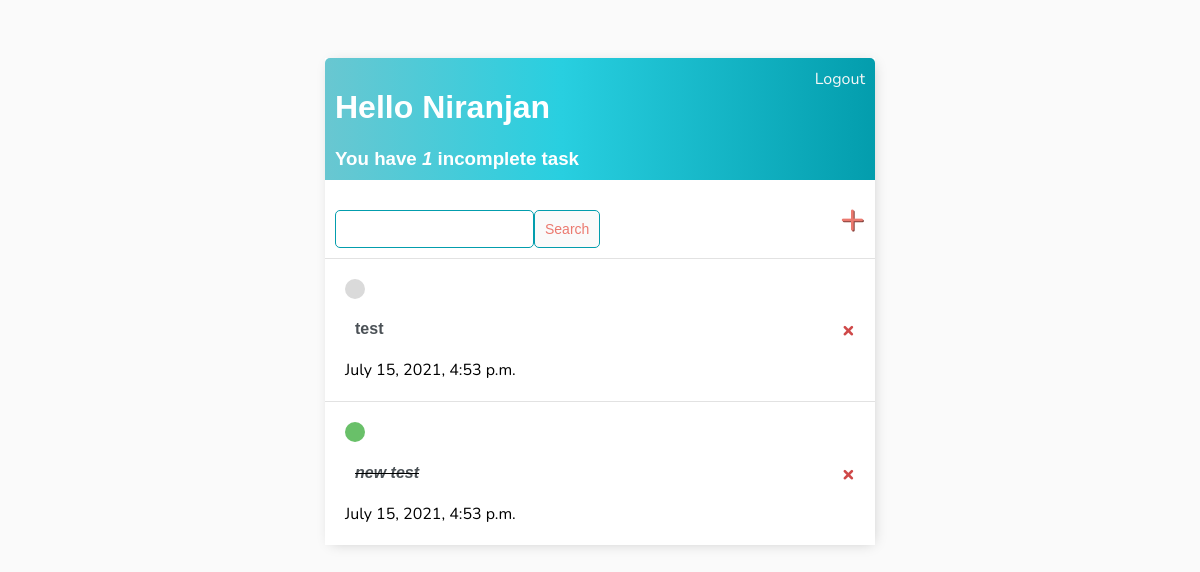
Screenshot of / (signed in) with the database file from the repository.
### base/models.py (models this page shows)
class Task(models.Model):
    user = models.ForeignKey(
        User, on_delete=models.CASCADE, null=True, blank=True)
    title = models.CharField(max_length=200)
    description = models.TextField(null=True, blank=True)
    complete = models.BooleanField(default=False)
    created = models.DateTimeField(auto_now_add=True)
    def __str__(self):
        return self.title
    class Meta:
        ordering = ['complete']

### base/views.py (the view)
# urls.py: path('', TaskList.as_view(), name='tasks'),
class TaskList(LoginRequiredMixin, ListView):
    model = Task
    context_object_name = 'tasks'
    def get_context_data(self, **kwargs):
        context = super().get_context_data(**kwargs)
        context['tasks'] = context['tasks'].filter(user=self.request.user)
        context['count'] = context['tasks'].filter(complete=False).count()
        search_input = self.request.GET.get('search-area') or ''
        if search_input:
            context['tasks'] = context['tasks'].filter(
                title__startswith=search_input)
            context['search_input'] = search_input
        return context

### base/templates/base/task_list.html
{% extends 'base/main.html' %}
{% block content %}
<div class="header-bar">
    <div>
        <h1>Hello {{request.user|title}}</h1>
        <h3 style="margin:0 ">You have <i>{{count}}</i> incomplete task{{ count|pluralize:"s" }}</h3>
    </div>
    {% if request.user.is_authenticated %}
    <a href="{% url 'logout' %}">Logout</a>
    {% else %}
    <a href="{% url 'login' %}">Login</a>
    {% endif %}
</div>
<div id="search-add-wrapper">
    <form action="" method="GET" style="margin-top :20px;display:flex;">
        <input type="text" name="search-area" value="{{search_input}}">
        <input class="button" type="submit" value="Search">
    </form>
    <a href="{% url 'task-create' %}" id="add-link">&#x2b;</a>
</div>
<div class="task-items-wrapper">
    {% for task in tasks %}
    <div class="task-wrapper">
        {% if task.complete %}
            <div class="task-title">
                <div class="task-complete-icon"></div>
                <h4><i><s><a href="{% url 'task-update' task.id %}">{{task}}</a></s></i></h4>
                {{task.created}}
            </div>
            <a class="delete-link" href="{% url 'task-delete' task.id %}">&#215;</a>
        {% else %}
            <div class="task-title">
                <div class="task-incomplete-icon"></div>
                <h4><a href="{% url 'task-update' task.id %}">{{task}}</a></h4>
                {{task.created}}
            </div>
            <a class="delete-link" href="{% url 'task-delete' task.id %}">&#215;</a>
        {% endif %}
    </div>
    {% empty %}
    <h3>No items in the list</h3>
    {% endfor %}
</div>
{% endblock content %}

### base/static/css/main.css (style rules this page uses)
body { background-color: #fafafa; font-family: "Nunito", sans-serif; padding-top: 50px; }
h1, h2, h3, h4, h5, h6 { font-family: "Raleway", sans-serif; }
a, p { color: #4b5156; }
.header-bar { display: flex; justify-content: space-between; color: #fff; padding: 10px; border-radius: 5px 5px 0 0; background: linear-gradient(90deg, #69c7d1 0%, #28cfe0 43%, #039dad 100%); }
.header-bar a { color: rgb(247, 247, 247); text-decoration: none; }
.task-wrapper { display: flex; align-items: center; justify-content: space-between; padding: 20px; background-color: #fff; border-top: 1px solid rgb(226, 226, 226); }
.task-title a { text-decoration: none; color: #4b5156; margin-left: 10px; }
.task-complete-icon { height: 20px; width: 20px; background-color: rgb(105, 192, 105); border-radius: 50%; }
.task-incomplete-icon { height: 20px; width: 20px; background-color: rgb(218, 218, 218); border-radius: 50%; }
.delete-link { text-decoration: none; font-weight: 900; color: #cf4949; font-size: 22px; line-height: 0; }
#search-add-wrapper { display: flex; justify-content: space-between; align-items: center; padding: 10px; }
#add-link { color: #eb796f; text-decoration: none; font-size: 42px; text-shadow: 1px 1px #81413b; }
input[type="text"], input[type="password"], textarea { border: 1px solid #039dad; border-radius: 5px; padding: 10px; width: 90%; }
.button { border: 1px solid #039dad; background-color: #fafafa; color: #eb796f; padding: 10px; font-size: 14px; border-radius: 5px; cursor: pointer; text-decoration: none; }

### rows the page displays
Task: title "test", created "July 15, 2021, 4:53 p.m."
Task: title "new test", created "July 15, 2021, 4:53 p.m."

### other values shown
{{ request.user|title }} "Niranjan"
{{ count }} "1"
